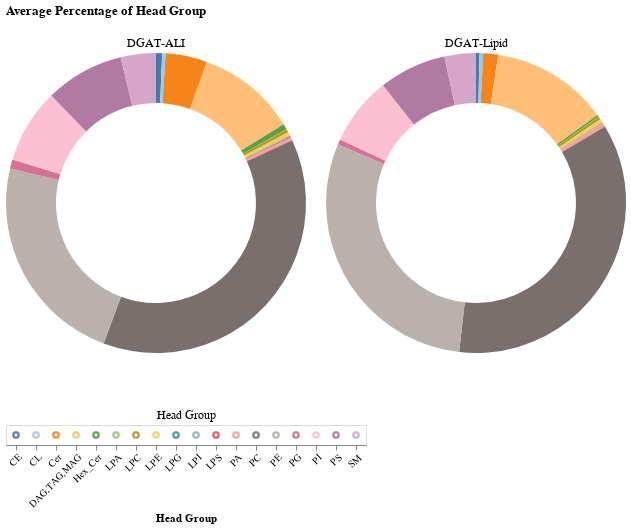

This figure's notebook cell:
### Code cell
chart_list = []

# create selection tool
click = alt.selection_point(fields=['Head Group'])

# create head group legend
heads = alt.Chart(h).mark_point().encode(
    x=alt.X('Head Group').axis(labelAngle=-45),
    color=alt.condition(click, 'Head Group', alt.value('lightgray')),
    ).add_params(click).properties(title={'text':[], 'subtitle':'Head Group'})

for ptn in h['Mutation'].unique():
    source = h[h['Mutation'] == ptn]
    
    donut = alt.Chart(source).mark_arc(innerRadius=100).encode(
        theta='mean(Fraction):Q',
        color=alt.condition(click, 'Head Group', alt.value('lightgray'), scale=alt.Scale(scheme='tableau20'), legend=None),
        opacity = alt.condition(click, alt.value(1), alt.value(0.1)),
        tooltip=['Head Group', 'mean(Fraction)']
    ).add_params(click).properties(
        width=300,
        title={'text':[], 'subtitle':ptn}
    )
    
    chart_list.append(donut)

d = alt.hconcat(*chart_list[:2]) & alt.hconcat(*chart_list[2:]) & heads
d = d.properties(title=alt.Title('Average Percentage of Head Group'))
d.save('graphs/dgat_lipid_ali/head_group/Donut_Charts_AllHG.png', ppi=300)
d

### Figure 1 — Vega-Lite specification as saved in the notebook (floating-point values rounded to 4 significant figures)
{"config": {"view": {"continuousWidth": 300, "continuousHeight": 300}}, "vconcat": [{"hconcat": [{"data": {"name": "data-267f326bab06b9fbdb8cb4b31efd04d9"}, "mark": {"type": "arc", "innerRadius": 100}, "encoding": {"color": {"condition": {"param": "param_1", "field": "Head Group", "scale": {"scheme": "tableau20"}, "legend": null, "type": "nominal"}, "value": "lightgray"}, "opacity": {"condition": {"param": "param_1", "value": 1}, "value": 0.1}, "theta": {"aggregate": "mean", "field": "Fraction", "type": "quantitative"}, "tooltip": [{"field": "Head Group", "type": "nominal"}, {"aggregate": "mean", "field": "Fraction", "type": "quantitative"}]}, "name": "view_1", "title": {"text": [], "subtitle": "DGAT-ALI"}, "width": 300}, {"data": {"name": "data-55d884dcc65a5c086a8572254d86635b"}, "mark": {"type": "arc", "innerRadius": 100}, "encoding": {"color": {"condition": {"param": "param_1", "field": "Head Group", "scale": {"scheme": "tableau20"}, "legend": null, "type": "nominal"}, "value": "lightgray"}, "opacity": {"condition": {"param": "param_1", "value": 1}, "value": 0.1}, "theta": {"aggregate": "mean", "field": "Fraction", "type": "quantitative"}, "tooltip": [{"field": "Head Group", "type": "nominal"}, {"aggregate": "mean", "field": "Fraction", "type": "quantitative"}]}, "name": "view_2", "title": {"text": [], "subtitle": "DGAT-Lipid"}, "width": 300}]}, {"hconcat": []}, {"data": {"name": "data-962fac73d243b829033f1cb33a86f41a"}, "mark": {"type": "point"}, "encoding": {"color": {"condition": {"param": "param_1", "field": "Head Group"}, "value": "lightgray"}, "x": {"axis": {"labelAngle": -45}, "field": "Head Group", "type": "nominal"}}, "name": "view_3", "title": {"text": [], "subtitle": "Head Group"}}], "params": [{"name": "param_1", "select": {"type": "point", "fields": ["Head Group"]}, "views": ["view_1", "view_2", "view_3"]}], "title": {"text": "Average Percentage of Head Group"}, "$schema": "https://vega.github.io/schema/vega-lite/v5.17.0.json", "datasets": {"data-267f326bab06b9fbdb8cb4b31efd04d9": [{"Mutation": "DGAT-ALI", "Head Group": "CE", "Fraction": 0.006607}, {"Mutation": "DGAT-ALI", "Head Group": "CL", "Fraction": 0.003702}, {"Mutation": "DGAT-ALI", "Head Group": "Cer", "Fraction": 0.0448}, {"Mutation": "DGAT-ALI", "Head Group": "DAG,TAG,MAG", "Fraction": 0.1071}, {"Mutation": "DGAT-ALI", "Head Group": "Hex_Cer", "Fraction": 0.005792}, {"Mutation": "DGAT-ALI", "Head Group": "LPA", "Fraction": 0.0001651}, {"Mutation": "DGAT-ALI", "Head Group": "LPC", "Fraction": 0.003737}, {"Mutation": "DGAT-ALI", "Head Group": "LPE", "Fraction": 0.00359}, {"Mutation": "DGAT-ALI", "Head Group": "LPG", "Fraction": 0.000331}, {"Mutation": "DGAT-ALI", "Head Group": "LPI", "Fraction": 0.001268}, {"Mutation": "DGAT-ALI", "Head Group": "LPS", "Fraction": 0.000991}, {"Mutation": "DGAT-ALI", "Head Group": "PA", "Fraction": 0.003305}, {"Mutation": "DGAT-ALI", "Head Group": "PC", "Fraction": 0.3755}, {"Mutation": "DGAT-ALI", "Head Group": "PE", "Fraction": 0.23}, {"Mutation": "DGAT-ALI", "Head Group": "PG", "Fraction": 0.009916}, {"Mutation": "DGAT-ALI", "Head Group": "PI", "Fraction": 0.08024}, {"Mutation": "DGAT-ALI", "Head Group": "PS", "Fraction": 0.08501}, {"Mutation": "DGAT-ALI", "Head Group": "SM", "Fraction": 0.03798}], "data-55d884dcc65a5c086a8572254d86635b": [{"Mutation": "DGAT-Lipid", "Head Group": "CE", "Fraction": 0.003755}, {"Mutation": "DGAT-Lipid", "Head Group": "CL", "Fraction": 0.003879}, {"Mutation": "DGAT-Lipid", "Head Group": "Cer", "Fraction": 0.01607}, {"Mutation": "DGAT-Lipid", "Head Group": "DAG,TAG,MAG", "Fraction": 0.1264}, {"Mutation": "DGAT-Lipid", "Head Group": "Hex_Cer", "Fraction": 0.002177}, {"Mutation": "DGAT-Lipid", "Head Group": "LPA", "Fraction": 0.0001551}, {"Mutation": "DGAT-Lipid", "Head Group": "LPC", "Fraction": 0.003249}, {"Mutation": "DGAT-Lipid", "Head Group": "LPE", "Fraction": 0.003339}, {"Mutation": "DGAT-Lipid", "Head Group": "LPG", "Fraction": 0.0001081}, {"Mutation": "DGAT-Lipid", "Head Group": "LPI", "Fraction": 0.0008556}, {"Mutation": "DGAT-Lipid", "Head Group": "LPS", "Fraction": 0.0005546}, {"Mutation": "DGAT-Lipid", "Head Group": "PA", "Fraction": 0.004359}, {"Mutation": "DGAT-Lipid", "Head Group": "PC", "Fraction": 0.353}, {"Mutation": "DGAT-Lipid", "Head Group": "PE", "Fraction": 0.296}, {"Mutation": "DGAT-Lipid", "Head Group": "PG", "Fraction": 0.005662}, {"Mutation": "DGAT-Lipid", "Head Group": "PI", "Fraction": 0.07382}, {"Mutation": "DGAT-Lipid", "Head Group": "PS", "Fraction": 0.07266}, {"Mutation": "DGAT-Lipid", "Head Group": "SM", "Fraction": 0.03389}], "data-962fac73d243b829033f1cb33a86f41a": [{"Mutation": "DGAT-ALI", "Head Group": "CE", "Fraction": 0.006607}, {"Mutation": "DGAT-Lipid", "Head Group": "CE", "Fraction": 0.003755}, {"Mutation": "DGAT-ALI", "Head Group": "CL", "Fraction": 0.003702}, {"Mutation": "DGAT-Lipid", "Head Group": "CL", "Fraction": 0.003879}, {"Mutation": "DGAT-ALI", "Head Group": "Cer", "Fraction": 0.0448}, {"Mutation": "DGAT-Lipid", "Head Group": "Cer", "Fraction": 0.01607}, {"Mutation": "DGAT-ALI", "Head Group": "DAG,TAG,MAG", "Fraction": 0.1071}, {"Mutation": "DGAT-Lipid", "Head Group": "DAG,TAG,MAG", "Fraction": 0.1264}, {"Mutation": "DGAT-ALI", "Head Group": "Hex_Cer", "Fraction": 0.005792}, {"Mutation": "DGAT-Lipid", "Head Group": "Hex_Cer", "Fraction": 0.002177}, {"Mutation": "DGAT-ALI", "Head Group": "LPA", "Fraction": 0.0001651}, {"Mutation": "DGAT-Lipid", "Head Group": "LPA", "Fraction": 0.0001551}, {"Mutation": "DGAT-ALI", "Head Group": "LPC", "Fraction": 0.003737}, {"Mutation": "DGAT-Lipid", "Head Group": "LPC", "Fraction": 0.003249}, {"Mutation": "DGAT-ALI", "Head Group": "LPE", "Fraction": 0.00359}, {"Mutation": "DGAT-Lipid", "Head Group": "LPE", "Fraction": 0.003339}, {"Mutation": "DGAT-ALI", "Head Group": "LPG", "Fraction": 0.000331}, {"Mutation": "DGAT-Lipid", "Head Group": "LPG", "Fraction": 0.0001081}, {"Mutation": "DGAT-ALI", "Head Group": "LPI", "Fraction": 0.001268}, {"Mutation": "DGAT-Lipid", "Head Group": "LPI", "Fraction": 0.0008556}, {"Mutation": "DGAT-ALI", "Head Group": "LPS", "Fraction": 0.000991}, {"Mutation": "DGAT-Lipid", "Head Group": "LPS", "Fraction": 0.0005546}, {"Mutation": "DGAT-ALI", "Head Group": "PA", "Fraction": 0.003305}, {"Mutation": "DGAT-Lipid", "Head Group": "PA", "Fraction": 0.004359}, {"Mutation": "DGAT-ALI", "Head Group": "PC", "Fraction": 0.3755}, {"Mutation": "DGAT-Lipid", "Head Group": "PC", "Fraction": 0.353}, {"Mutation": "DGAT-ALI", "Head Group": "PE", "Fraction": 0.23}, {"Mutation": "DGAT-Lipid", "Head Group": "PE", "Fraction": 0.296}, {"Mutation": "DGAT-ALI", "Head Group": "PG", "Fraction": 0.009916}, {"Mutation": "DGAT-Lipid", "Head Group": "PG", "Fraction": 0.005662}, {"Mutation": "DGAT-ALI", "Head Group": "PI", "Fraction": 0.08024}, {"Mutation": "DGAT-Lipid", "Head Group": "PI", "Fraction": 0.07382}, {"Mutation": "DGAT-ALI", "Head Group": "PS", "Fraction": 0.08501}, {"Mutation": "DGAT-Lipid", "Head Group": "PS", "Fraction": 0.07266}, {"Mutation": "DGAT-ALI", "Head Group": "SM", "Fraction": 0.03798}, {"Mutation": "DGAT-Lipid", "Head Group": "SM", "Fraction": 0.03389}]}}
